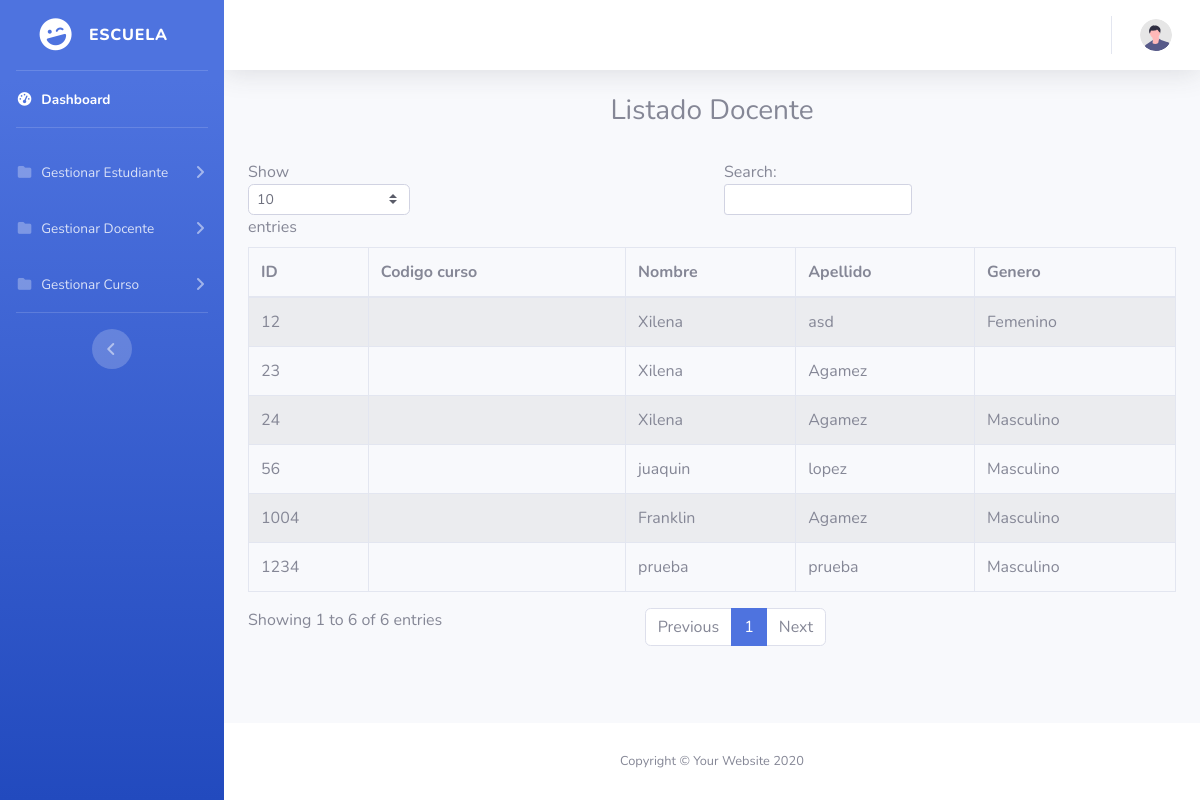
Page /CRUD/Docente/Muestra.php on the committed database.
### tables this page shows
CREATE TABLE `docente` (
  `id` int(11) NOT NULL,
  `codigo` int(10) DEFAULT NULL,
  `nombre` varchar(50) NOT NULL,
  `apellido` varchar(50) NOT NULL,
  `genero` varchar(9) NOT NULL
);

### CRUD/Docente/Muestra.php (the view, shortened to what this page needs)
<?php
include ('../conexion.php');
?>
<!DOCTYPE html>
<html lang="en">
<head>
    <link href="../../vendor/fontawesome-free/css/all.min.css" rel="stylesheet" type="text/css">
    <link href="../../css/sb-admin-2.min.css" rel="stylesheet">
</head>
<body id="page-top">
    <div id="wrapper">
        <ul class="navbar-nav bg-gradient-primary sidebar sidebar-dark accordion" id="accordionSidebar">
            <a class="sidebar-brand d-flex align-items-center justify-content-center" href="../../index.html">
                <div class="sidebar-brand-icon rotate-n-15">
                    <i class="fas fa-laugh-wink"></i>
                </div>
                <div class="sidebar-brand-text mx-3">Escuela <sup></sup></div>
            </a>
            <hr class="sidebar-divider my-0">
            <li class="nav-item active">
                <a class="nav-link" href="../../index.html">
                <i class="fas fa-fw fa-tachometer-alt"></i>
                <span>Dashboard</span></a>
            </li>
            <hr class="sidebar-divider">
            <li class="nav-item">
                <a class="nav-link collapsed" href="#" data-toggle="collapse" data-target="#collapseTwo"
                    aria-expanded="true" aria-controls="collapseTwo">
                    <i class="fas fa-fw fa-folder"></i>
                    <span>Gestionar Estudiante</span>
                </a>
            </li>
            <li class="nav-item">
                <a class="nav-link collapsed" href="#" data-toggle="collapse" data-target="#collapseUtilities"
                    aria-expanded="true" aria-controls="collapseUtilities">
                    <i class="fas fa-fw fa-folder"></i>
                    <span>Gestionar Docente</span>
                </a>
            </li>
            <li class="nav-item">
                <a class="nav-link collapsed" href="#" data-toggle="collapse" data-target="#collapsePages"
                    aria-expanded="true" aria-controls="collapsePages">
                    <i class="fas fa-fw fa-folder"></i>
                    <span>Gestionar Curso</span>
                </a>
            </li>
            <hr class="sidebar-divider d-none d-md-block">
            <div class="text-center d-none d-md-inline">
                <button class="rounded-circle border-0" id="sidebarToggle"></button>
            </div>
        </ul>
        <div id="content-wrapper" class="d-flex flex-column">
            <div id="content">
                <nav class="navbar navbar-expand navbar-light bg-white topbar mb-4 static-top shadow">
                    <ul class="navbar-nav ml-auto">
                        <li class="nav-item dropdown no-arrow">
                            <a class="nav-link dropdown-toggle" href="#" id="userDropdown" role="button"
                                data-toggle="dropdown" aria-haspopup="true" aria-expanded="false">
                                <img class="img-profile rounded-circle"
                                    src="../../img/undraw_profile.svg">
                            </a>
                        </li>
                    </ul>
                </nav>
                <div class="container-fluid">
                    <h3 class="text-center">Listado Docente</h3><br>
                    <table id="example" class="table table-striped table-bordered" style="width:100%">
                        <thead>
                            <tr>
                                <th>ID</th>
                                <th>Codigo curso</th>
                                <th>Nombre</th>
                                <th>Apellido</th>
                                <th>Genero</th>
                            </tr>
                        </thead>
                        <?php
                        $query="SELECT * FROM docente";
                        $result=mysqli_query($conn, $query);
                        while($mostrar=mysqli_fetch_array($result)){
                            ?>
                        <tr>
                            <td><?php echo  $mostrar['id']?></td>
                            <td><?php echo  $mostrar['codigo']?></td>
                            <td><?php echo  $mostrar['nombre']?></td>
                            <td><?php echo  $mostrar['apellido']?></td>
                            <td><?php echo  $mostrar['genero']?></td>
                        </tr>
                        <?php
                        }
                        ?>
                    </table>
                </div>
            </div>
            <footer class="sticky-footer bg-white">
                <div class="container my-auto">
                    <div class="copyright text-center my-auto">
                        <span>Copyright &copy; Your Website 2020</span>
                    </div>
                </div>
            </footer>
        </div>
    </div>
</body>
</html>

### rows in the picture
docente: id "12", nombre "Xilena", apellido "asd", genero "Femenino"
docente: id "23", nombre "Xilena", apellido "Agamez"
docente: id "24", nombre "Xilena", apellido "Agamez", genero "Masculino"
docente: id "56", nombre "juaquin", apellido "lopez", genero "Masculino"
docente: id "1004", nombre "Franklin", apellido "Agamez", genero "Masculino"
docente: id "1234", nombre "prueba", apellido "prueba", genero "Masculino"
